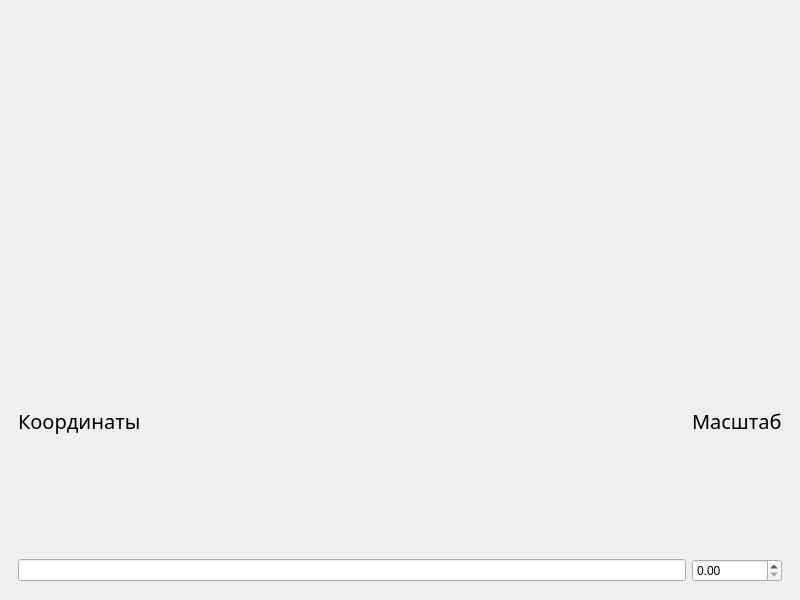
<?xml version="1.0" encoding="UTF-8"?>
<ui version="4.0">
 <class>MainWindow</class>
 <widget class="QMainWindow" name="MainWindow">
  <property name="geometry">
   <rect>
    <x>0</x>
    <y>0</y>
    <width>800</width>
    <height>600</height>
   </rect>
  </property>
  <property name="windowTitle">
   <string>MainWindow</string>
  </property>
  <widget class="QWidget" name="centralwidget">
   <layout class="QGridLayout" name="gridLayout">
    <item row="0" column="0">
     <widget class="QWidget" name="widget" native="true">
      <layout class="QGridLayout" name="gridLayout_3">
       <item row="0" column="0">
        <layout class="QGridLayout" name="gridLayout_2">
         <item row="1" column="1">
          <widget class="QLabel" name="label_2">
           <property name="font">
            <font>
             <family>Zanesennyj</family>
             <pointsize>15</pointsize>
            </font>
           </property>
           <property name="text">
            <string>Масштаб</string>
           </property>
          </widget>
         </item>
         <item row="1" column="0">
          <widget class="QLabel" name="label">
           <property name="font">
            <font>
             <family>Zanesennyj</family>
             <pointsize>15</pointsize>
            </font>
           </property>
           <property name="text">
            <string>Координаты</string>
           </property>
          </widget>
         </item>
         <item row="2" column="0">
          <widget class="QLineEdit" name="lineEdit"/>
         </item>
         <item row="2" column="1">
          <widget class="QDoubleSpinBox" name="doubleSpinBox"/>
         </item>
         <item row="0" column="0">
          <widget class="KPixmapRegionSelectorWidget" name="kpixmapregionselectorwidget"/>
         </item>
        </layout>
       </item>
      </layout>
     </widget>
    </item>
   </layout>
  </widget>
 </widget>
 <customwidgets>
  <customwidget>
   <class>KPixmapRegionSelectorWidget</class>
   <extends>QWidget</extends>
   <header>kpixmapregionselectorwidget.h</header>
  </customwidget>
 </customwidgets>
 <resources/>
 <connections/>
</ui>
